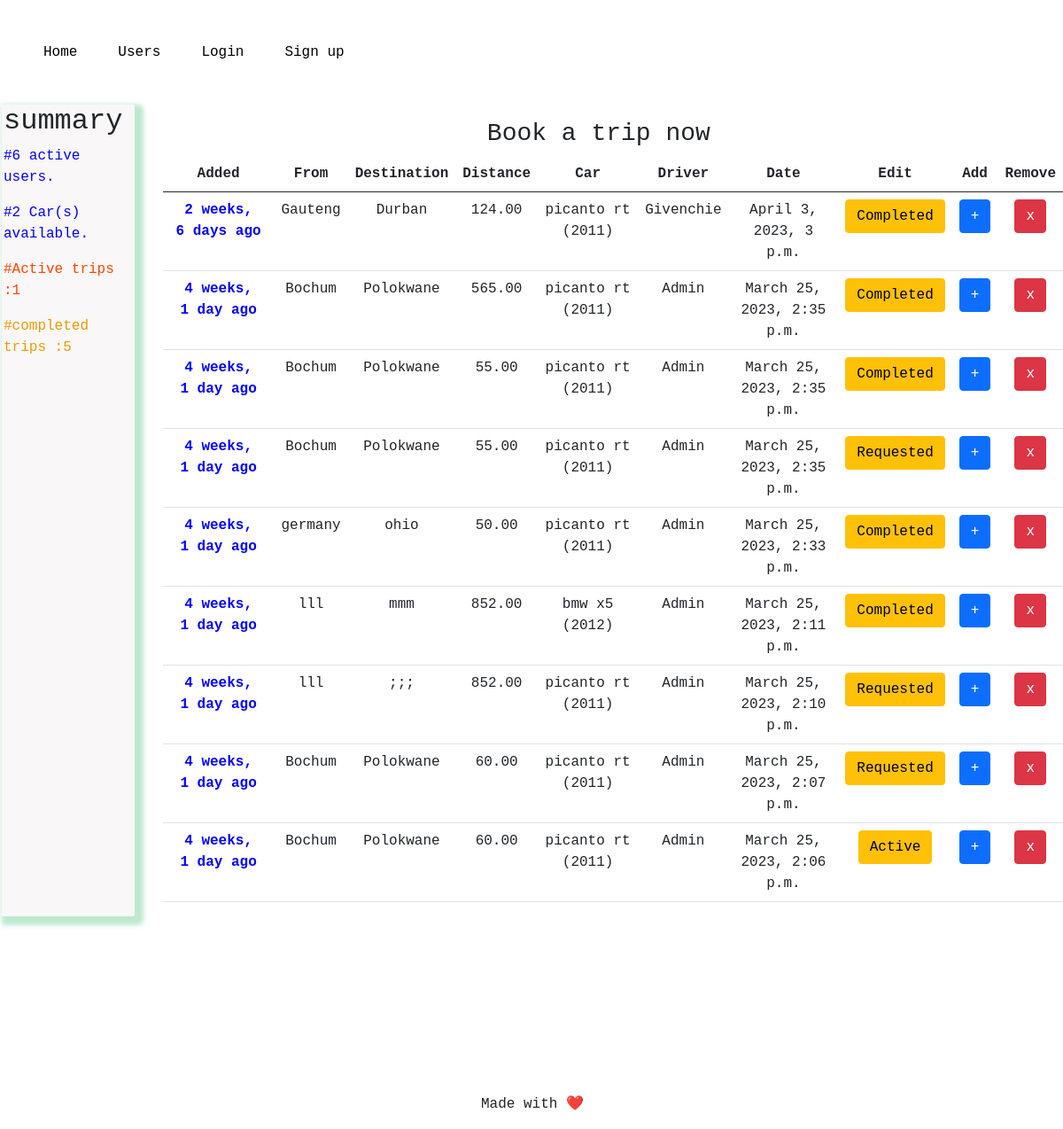
Before: /trips/ with the older database file.
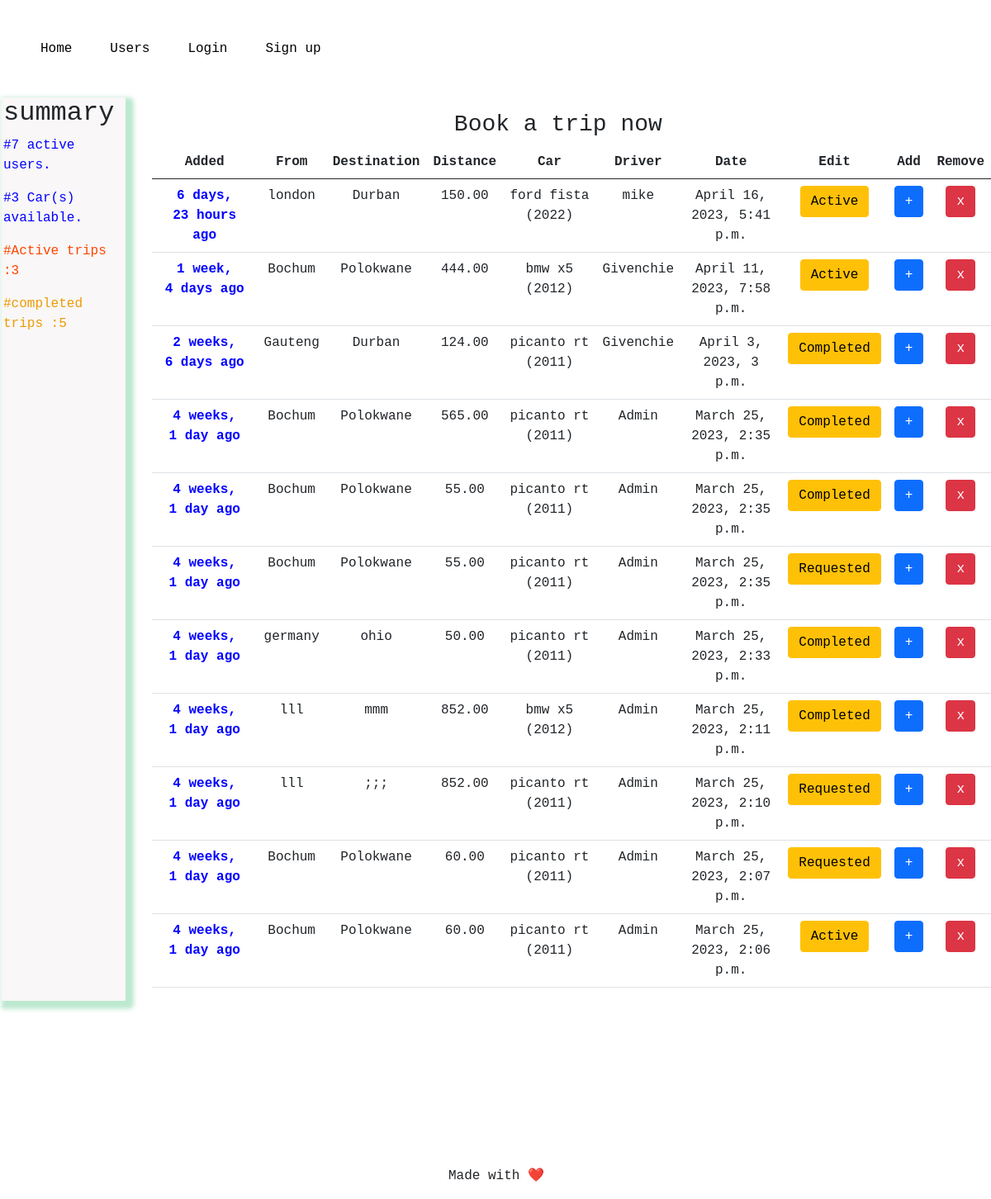
After: the same page with the newer database file.
### trip/models.py (models this page shows, shortened)
class Trip(models.Model):
    start_location = models.CharField(max_length=100)
    end_location = models.CharField(max_length=100)
    distance = models.DecimalField(max_digits=5, decimal_places=2)
    car = models.ForeignKey(Car, on_delete=models.CASCADE, related_name='trips')
    user = models.ForeignKey(User, on_delete=models.CASCADE, related_name='trips')
    trip_date = models.DateTimeField(datetime.now)
    seats_avail= models.IntegerField(default=1)
    status = models.CharField(max_length=30,choices = STATUS,default="Active")
    date_added = models.DateTimeField(auto_now_add = True,null=True)
    class Meta:
        ordering = ['-date_added']

class Car(models.Model):
    make = models.CharField(max_length=50)
    model = models.CharField(max_length=50)
    driver = models.OneToOneField(User,on_delete=models.CASCADE)
    year = models.IntegerField()
    date_added = models.DateTimeField(auto_now_add = True,null=True)
    def __str__(self):
        return f"{self.make} {self.model} ({self.year})"
    class Meta:
        ordering = ['-date_added']

### trip/views.py (the view)
# urls.py: path('trips/',views.get_trips,name="trips"),
def get_trips(request):
    trips = Trip.objects.all()
    completed_trips = Trip.objects.filter(status='Completed')
    for completed_trip in completed_trips:
        print("completed trips",completed_trip.id)
        print(f"driver: {completed_trip.user}, date : {completed_trip.trip_date}")
    count_completed_trips = completed_trips.count()
    all_users = User.objects.all()
    users_count = all_users.count()
    cars = Car.objects.all()
    cars_count = cars.count()
    requested_trips = Trip.objects.filter(status="Requested")
    for requested_trip in requested_trips:
        print(f"requested trips {requested_trip.id}")
    count_requested_trips = requested_trips.count()
    active_trips = Trip.objects.filter(status="Active")
    for active_trip in active_trips:
        print("Active trips:",active_trip.id)
    count_active_trips = active_trips.count()
    is_driver = UserProfile.objects.filter(is_driver=True).exists()
    username = request.user.username
    context = {
        "count_active_trips":count_active_trips,
            "count_requested_trips":count_requested_trips,
               "trips":trips,
               "count_completed_trips":count_completed_trips,
               "users_count":users_count,
               "cars":cars,"cars_count":cars_count,
               'username': username
               }
    return render(request,"trip/home.html",context)

### trip/templates/trip/home.html (shortened to what this page needs)
{% extends "trip/base.html" %} {% block content %}
<div class="container-main">
  <div class="summary">
    <div class="users">
      <h2>summary</h2>
      <div class="user">
        {% if users_count %}
        <p style="color:blue;">#{{users_count}} active users.</p>
        {% else %}
        <p>No users</p>
        {% endif %}
      </div>
    </div>
    <div class="cars">
      {% if cars_count%}
      <p style="color:blue;">#{{cars_count}} Car(s) available.</p>
      {%else%}
      <p>No cars</p>
      {% endif %}
    </div>
    <div class="active-trips">
      <p>{% if count_active_trips %}</p>
      <p style="color:orangered;">#Active trips :{{ count_active_trips}}</p>
      {%else%}
      <p>No active trips.</p>
      {% endif %}
    </div>
    <p>{% if count_completed_trips %}</p>
    <p style="color:rgb(236, 155, 4);">#completed trips :{{ count_completed_trips}}</p>
    {%else%}
    <p>No completed trips.</p>
    {% endif %}
  </div>
  {% if trips %}
  <div class="trips-homepage">
    <p>{% if count_completed_trips %}</p>
    <h3>Book a trip now</h3>
    {%else%}
    <p>No completed trips.</p>
    {% endif %}
    <ol>
      <div class="trip">
        <table class="table">
          <thead>
            <tr>
              <th scope="col">Added</th>
              <th scope="col">From</th>
              <th scope="col">Destination</th>
              <th scope="col">Distance</th>
              <th scope="col">Car</th>
              <th scope="col">Driver</th>
              <th scope="col">Date</th>
              <th scope="col">Edit</th>
              <th scope="col">Add</th>
              <th scope="col">Remove</th>
            </tr>
          </thead>
          <tbody>
            {% for trip in trips %}
            <tr>
              <td style="color: blue; font-weight: bold">
                {{trip.date_added |timesince}} ago
              </td>
              <td>{{trip.start_location}}</td>
              <td>{{trip.end_location}}</td>
              <td>{{trip.distance}}</td>
              <td>{{trip.car}}</td>
              <td>{{trip.user }}</td>
              <td>{{trip.trip_date}}</td>
              <td>
                {% if trip.status == "Completed" %}
                <a id="editBtn" href="{% url 'edit_trip' trip.id %}" class="btn btn-warning">{{trip.status}}
                </a>
                {% else%}
                <a id="editBtn" href="{% url 'edit_trip' trip.id %}" class="btn btn-warning">{{trip.status}}
                </a>
                {% endif %}
              </td>
              <td>
                <a id="add_trip" href="{% url 'add_trip' %}" class="btn btn-primary">+</a>
              </td>
              <td>
                <a id="add_trip" href="{% url 'delete_trip' trip.id %}" class="btn btn-danger">x</a>
              </td>
            </tr>
            {% endfor %}
          </tbody>
        </table>
      </div>
    </ol>
  </div>
  {%else%}
  <div>
    <a href="{% url 'add_trip' %}" class="btn btn-success">Add trip</a>
  </div>
  {% endif %}
</div>
{% endblock%}

Changed rows visible on the page:
added Trip: date_added "6 days, 23 hours", start_location "london", end_location "Durban", distance "150.00", car "ford fista (2022)", user "mike", trip_date "April 16, 2023, 5:41 p.m.", status "Active"
added Trip: date_added "1 week, 4 days", start_location "Bochum", end_location "Polokwane", distance "444.00", car "bmw x5 (2012)", user "Givenchie", trip_date "April 11, 2023, 7:58 p.m.", status "Active"
Other visible differences:
{{ users_count }}: "6" → "7"
{{ cars_count }}: "2" → "3"
{{ count_active_trips }}: "1" → "3"
